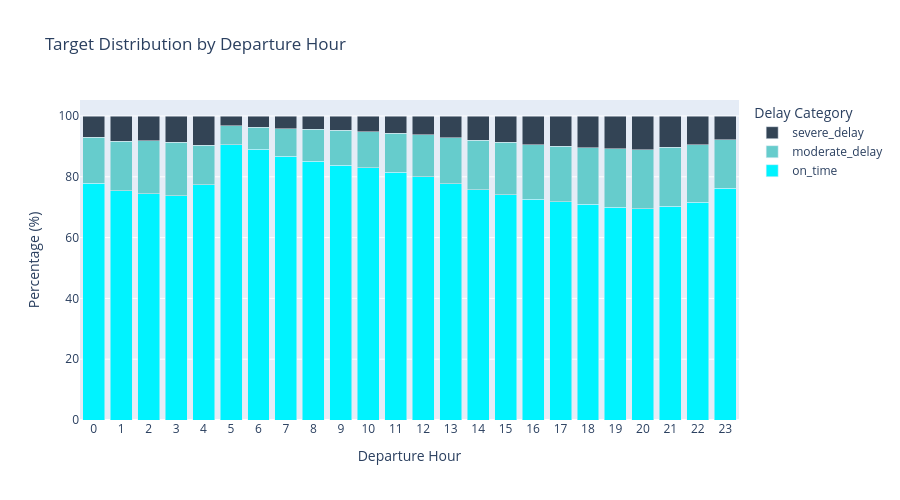

Write notebook code for a chart like this one.
### Markdown cell above
### Distribuição do target por hora de partida

### Code cell
order = ['on_time', 'moderate_delay', 'severe_delay']
colors = {'on_time': '#00F3FF', 'moderate_delay': '#66CCCC', 'severe_delay': '#334455'}

# Extract departure hour from HHMM format
df['DEP_HOUR'] = df['CRS_DEP_TIME'] // 100

# Calculate the percentage of each delay category per hour
hour_pct = pd.crosstab(
    index=df['DEP_HOUR'],
    columns=df['ARR_DELAY_CATEGORY'],
    normalize='index'
) * 100

# Already sorted by hour naturally (0, 1, 2, ..., 23)

fig = go.Figure()
for category in order:
    fig.add_trace(go.Bar(
        x=hour_pct.index,
        y=hour_pct[category],
        name=category,
        marker_color=colors[category]
    ))

fig.update_layout(
    barmode='stack',
    title='Target Distribution by Departure Hour',
    xaxis_title='Departure Hour',
    yaxis_title='Percentage (%)',
    height=500,
    width=900,
    xaxis=dict(dtick=1),
    legend_title='Delay Category'
)
fig.show()

# Clean up temporary column
df.drop(columns=['DEP_HOUR'], inplace=True)

### Figure 1 — Plotly figure (JSON) as saved in the notebook; plotly's stock layout.template omitted (floating-point values rounded to 4 significant figures)
{"data": [{"marker": {"color": "#00F3FF"}, "name": "on_time", "type": "bar", "x": [0, 1, 2, 3, 4, 5, 6, 7, 8, 9, 10, 11, 12, 13, 14, 15, 16, 17, 18, 19, 20, 21, 22, 23], "y": [77.87, 75.36, 74.48, 73.83, 77.44, 90.58, 89.09, 86.71, 85.17, 83.82, 82.94, 81.45, 79.98, 77.66, 75.74, 74.05, 72.68, 71.86, 70.95, 70.03, 69.51, 70.33, 71.67, 76.21]}, {"marker": {"color": "#66CCCC"}, "name": "moderate_delay", "type": "bar", "x": [0, 1, 2, 3, 4, 5, 6, 7, 8, 9, 10, 11, 12, 13, 14, 15, 16, 17, 18, 19, 20, 21, 22, 23], "y": [15.21, 16.36, 17.3, 17.53, 13.01, 6.199, 7.29, 9.162, 10.52, 11.49, 11.82, 12.86, 13.83, 15.21, 16.26, 17.24, 17.88, 18.12, 18.63, 19.21, 19.47, 19.36, 18.82, 15.96]}, {"marker": {"color": "#334455"}, "name": "severe_delay", "type": "bar", "x": [0, 1, 2, 3, 4, 5, 6, 7, 8, 9, 10, 11, 12, 13, 14, 15, 16, 17, 18, 19, 20, 21, 22, 23], "y": [6.914, 8.281, 8.216, 8.633, 9.549, 3.223, 3.625, 4.129, 4.302, 4.686, 5.24, 5.687, 6.193, 7.135, 7.996, 8.71, 9.436, 10.02, 10.42, 10.76, 11.02, 10.31, 9.512, 7.837]}], "layout": {"barmode": "stack", "height": 500, "legend": {"title": {"text": "Delay Category"}}, "title": {"text": "Target Distribution by Departure Hour"}, "width": 900, "xaxis": {"dtick": 1, "title": {"text": "Departure Hour"}}, "yaxis": {"title": {"text": "Percentage (%)"}}}}
